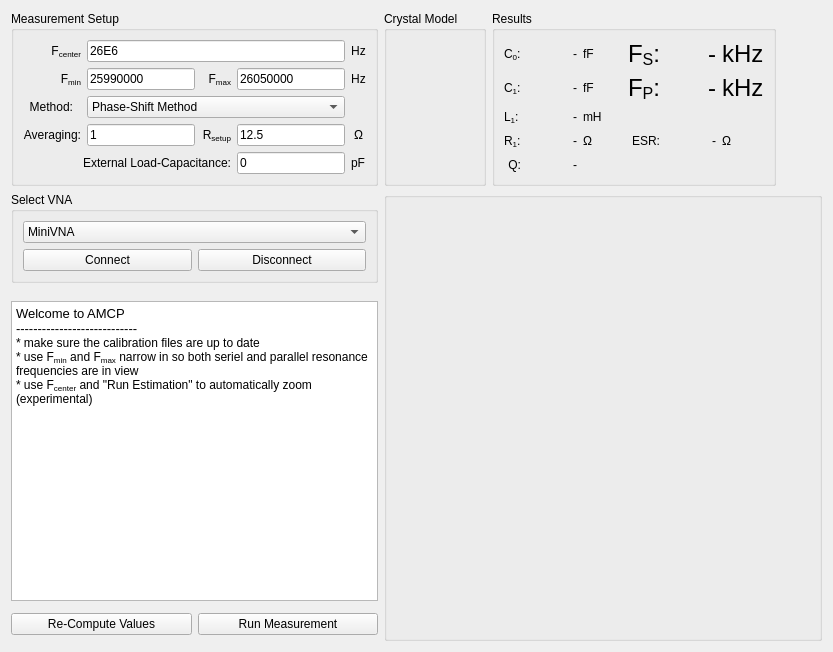
      <widget class="QWidget" name="tab">
       <attribute name="title">
        <string>Overview</string>
       </attribute>
       <layout class="QGridLayout" name="gridLayout_2">
        <item row="6" column="0">
         <widget class="QPushButton" name="btn_recompute">
          <property name="text">
           <string>Re-Compute Values</string>
          </property>
         </widget>
        </item>
        <item row="0" column="4">
         <spacer name="horizontalSpacer">
          <property name="orientation">
           <enum>Qt::Horizontal</enum>
          </property>
          <property name="sizeHint" stdset="0">
           <size>
            <width>40</width>
            <height>20</height>
           </size>
          </property>
         </spacer>
        </item>
        <item row="4" column="0" colspan="2">
         <widget class="QTextEdit" name="logfile_small">
          <property name="minimumSize">
           <size>
            <width>300</width>
            <height>300</height>
           </size>
          </property>
          <property name="sizeAdjustPolicy">
           <enum>QAbstractScrollArea::AdjustToContents</enum>
          </property>
          <property name="autoFormatting">
           <set>QTextEdit::AutoAll</set>
          </property>
          <property name="html">
           <string>&lt;!DOCTYPE HTML PUBLIC &quot;-//W3C//DTD HTML 4.0//EN&quot; &quot;http://www.w3.org/TR/REC-html40/strict.dtd&quot;&gt;
&lt;html&gt;&lt;head&gt;&lt;meta name=&quot;qrichtext&quot; content=&quot;1&quot; /&gt;&lt;meta charset=&quot;utf-8&quot; /&gt;&lt;style type=&quot;text/css&quot;&gt;
p, li { white-space: pre-wrap; }
hr { height: 1px; border-width: 0; }
li.unchecked::marker { content: &quot;\2610&quot;; }
li.checked::marker { content: &quot;\2612&quot;; }
&lt;/style&gt;&lt;/head&gt;&lt;body style=&quot; font-family:'Segoe UI'; font-size:9pt; font-weight:400; font-style:normal;&quot;&gt;
&lt;p style=&quot; margin-top:0px; margin-bottom:0px; margin-left:0px; margin-right:0px; -qt-block-indent:0; text-indent:0px;&quot;&gt;&lt;span style=&quot; font-family:'Ubuntu'; font-size:10pt;&quot;&gt;Welcome to AMCP&lt;/span&gt;&lt;/p&gt;
&lt;p style=&quot; margin-top:0px; margin-bottom:0px; margin-left:0px; margin-right:0px; -qt-block-indent:0; text-indent:0px;&quot;&gt;&lt;span style=&quot; font-family:'Ubuntu'; font-size:10pt;&quot;&gt;----------------------------&lt;/span&gt;&lt;/p&gt;
&lt;p style=&quot; margin-top:0px; margin-bottom:0px; margin-left:0px; margin-right:0px; -qt-block-indent:0; text-indent:0px;&quot;&gt;&lt;span style=&quot; font-family:'Ubuntu';&quot;&gt;* make sure the calibration files are up to date&lt;/span&gt;&lt;/p&gt;
&lt;p style=&quot; margin-top:0px; margin-bottom:0px; margin-left:0px; margin-right:0px; -qt-block-indent:0; text-indent:0px;&quot;&gt;&lt;span style=&quot; font-family:'Ubuntu';&quot;&gt;* use F&lt;/span&gt;&lt;span style=&quot; font-family:'Ubuntu'; vertical-align:sub;&quot;&gt;min&lt;/span&gt;&lt;span style=&quot; font-family:'Ubuntu';&quot;&gt; and F&lt;/span&gt;&lt;span style=&quot; font-family:'Ubuntu'; vertical-align:sub;&quot;&gt;max&lt;/span&gt;&lt;span style=&quot; font-family:'Ubuntu';&quot;&gt; narrow in so both seriel and parallel resonance frequencies are in view&lt;/span&gt;&lt;/p&gt;
&lt;p style=&quot; margin-top:0px; margin-bottom:0px; margin-left:0px; margin-right:0px; -qt-block-indent:0; text-indent:0px;&quot;&gt;&lt;span style=&quot; font-family:'Ubuntu';&quot;&gt;* use F&lt;/span&gt;&lt;span style=&quot; font-family:'Ubuntu'; vertical-align:sub;&quot;&gt;center&lt;/span&gt;&lt;span style=&quot; font-family:'Ubuntu';&quot;&gt; and &amp;quot;Run Estimation&amp;quot; to automatically zoom (experimental)&lt;/span&gt;&lt;/p&gt;
&lt;p style=&quot;-qt-paragraph-type:empty; margin-top:0px; margin-bottom:0px; margin-left:0px; margin-right:0px; -qt-block-indent:0; text-indent:0px; font-family:'Ubuntu'; font-size:10pt;&quot;&gt;&lt;br /&gt;&lt;/p&gt;
&lt;p style=&quot;-qt-paragraph-type:empty; margin-top:0px; margin-bottom:0px; margin-left:0px; margin-right:0px; -qt-block-indent:0; text-indent:0px; font-family:'Ubuntu'; font-size:11pt;&quot;&gt;&lt;br /&gt;&lt;/p&gt;&lt;/body&gt;&lt;/html&gt;</string>
          </property>
          <property name="textInteractionFlags">
           <set>Qt::NoTextInteraction</set>
          </property>
         </widget>
        </item>
        <item row="0" column="2">
         <widget class="QGroupBox" name="groupBox_3">
          <property name="minimumSize">
           <size>
            <width>0</width>
            <height>170</height>
           </size>
          </property>
          <property name="title">
           <string>Crystal Model</string>
          </property>
          <layout class="QVBoxLayout" name="verticalLayout_2">
           <item alignment="Qt::AlignHCenter|Qt::AlignTop">
            <widget class="QLabel" name="model">
             <property name="minimumSize">
              <size>
               <width>0</width>
               <height>0</height>
              </size>
             </property>
             <property name="styleSheet">
              <string notr="true"/>
             </property>
             <property name="text">
              <string>&lt;html&gt;&lt;head/&gt;&lt;body&gt;&lt;p&gt;&lt;img src=&quot;:/crystal/images/xtal_model.png&quot;/&gt;&lt;/p&gt;&lt;/body&gt;&lt;/html&gt;</string>
             </property>
             <property name="scaledContents">
              <bool>true</bool>
             </property>
             <property name="alignment">
              <set>Qt::AlignCenter</set>
             </property>
             <property name="margin">
              <number>5</number>
             </property>
            </widget>
           </item>
          </layout>
         </widget>
        </item>
        <item row="1" column="0" colspan="2">
         <widget class="QGroupBox" name="groupBox_6">
          <property name="title">
           <string>Select VNA</string>
          </property>
          <layout class="QGridLayout" name="gridLayout_8">
           <item row="1" column="1">
            <widget class="QPushButton" name="btn_disconnect">
             <property name="text">
              <string>Disconnect</string>
             </property>
            </widget>
           </item>
           <item row="1" column="0">
            <widget class="QPushButton" name="btn_connect">
             <property name="text">
              <string>Connect</string>
             </property>
            </widget>
           </item>
           <item row="0" column="0" colspan="2">
            <widget class="QComboBox" name="select_vna">
             <item>
              <property name="text">
               <string>MiniVNA</string>
              </property>
             </item>
             <item>
              <property name="text">
               <string>NanoVNA</string>
              </property>
             </item>
            </widget>
           </item>
          </layout>
         </widget>
        </item>
        <item row="0" column="0" colspan="2">
         <widget class="QGroupBox" name="groupBox">
          <property name="maximumSize">
           <size>
            <width>400</width>
            <height>16777215</height>
           </size>
          </property>
          <property name="title">
           <string>Measurement Setup</string>
          </property>
          <layout class="QGridLayout" name="gridLayout_4">
           <item row="1" column="1" colspan="4">
            <widget class="QLineEdit" name="f_center">
             <property name="maximumSize">
              <size>
               <width>16777215</width>
               <height>16777215</height>
              </size>
             </property>
             <property name="text">
              <string>26E6</string>
             </property>
            </widget>
           </item>
           <item row="7" column="3">
            <widget class="QLabel" name="label_12">
             <property name="text">
              <string>&lt;html&gt;&lt;head/&gt;&lt;body&gt;&lt;p align=&quot;right&quot;&gt;R&lt;span style=&quot; vertical-align:sub;&quot;&gt;setup&lt;/span&gt;&lt;/p&gt;&lt;/body&gt;&lt;/html&gt;</string>
             </property>
            </widget>
           </item>
           <item row="5" column="0">
            <widget class="QLabel" name="label_33">
             <property name="maximumSize">
              <size>
               <width>50</width>
               <height>16777215</height>
              </size>
             </property>
             <property name="text">
              <string>&lt;html&gt;&lt;head/&gt;&lt;body&gt;&lt;p align=&quot;right&quot;&gt;Method:&lt;/p&gt;&lt;/body&gt;&lt;/html&gt;</string>
             </property>
             <property name="alignment">
              <set>Qt::AlignRight|Qt::AlignTrailing|Qt::AlignVCenter</set>
             </property>
            </widget>
           </item>
           <item row="5" column="1" colspan="4">
            <widget class="QComboBox" name="sel_method">
             <item>
              <property name="text">
               <string>Phase-Shift Method</string>
              </property>
             </item>
             <item>
              <property name="text">
               <string>-3dB Method</string>
              </property>
             </item>
            </widget>
           </item>
           <item row="8" column="4">
            <widget class="QLineEdit" name="ext_cl">
             <property name="text">
              <string>0</string>
             </property>
            </widget>
           </item>
           <item row="7" column="4">
            <widget class="QLineEdit" name="r_setup">
             <property name="text">
              <string>12.5</string>
             </property>
            </widget>
           </item>
           <item row="8" column="5">
            <widget class="QLabel" name="label_35">
             <property name="text">
              <string>pF</string>
             </property>
            </widget>
           </item>
           <item row="4" column="4">
            <widget class="QLineEdit" name="f_max">
             <property name="maximumSize">
              <size>
               <width>16777215</width>
               <height>16777215</height>
              </size>
             </property>
             <property name="text">
              <string>26050000</string>
             </property>
            </widget>
           </item>
           <item row="4" column="3">
            <widget class="QLabel" name="label_3">
             <property name="text">
              <string>&lt;html&gt;&lt;head/&gt;&lt;body&gt;&lt;p align=&quot;right&quot;&gt;F&lt;span style=&quot; vertical-align:sub;&quot;&gt;max&lt;/span&gt;&lt;/p&gt;&lt;/body&gt;&lt;/html&gt;</string>
             </property>
            </widget>
           </item>
           <item row="8" column="0" colspan="4">
            <widget class="QLabel" name="label_34">
             <property name="text">
              <string>&lt;html&gt;&lt;head/&gt;&lt;body&gt;&lt;p align=&quot;right&quot;&gt;External Load-Capacitance:&lt;/p&gt;&lt;/body&gt;&lt;/html&gt;</string>
             </property>
            </widget>
           </item>
           <item row="4" column="5">
            <widget class="QLabel" name="label_18">
             <property name="text">
              <string>&lt;html&gt;&lt;head/&gt;&lt;body&gt;&lt;p align=&quot;center&quot;&gt;Hz&lt;/p&gt;&lt;/body&gt;&lt;/html&gt;</string>
             </property>
            </widget>
           </item>
           <item row="7" column="0">
            <widget class="QLabel" name="label_11">
             <property name="text">
              <string>&lt;html&gt;&lt;head/&gt;&lt;body&gt;&lt;p align=&quot;right&quot;&gt;Averaging:&lt;/p&gt;&lt;/body&gt;&lt;/html&gt;</string>
             </property>
            </widget>
           </item>
           <item row="1" column="5">
            <widget class="QLabel" name="label_17">
             <property name="maximumSize">
              <size>
               <width>20</width>
               <height>16777215</height>
              </size>
             </property>
             <property name="text">
              <string>&lt;html&gt;&lt;head/&gt;&lt;body&gt;&lt;p align=&quot;center&quot;&gt;Hz&lt;/p&gt;&lt;/body&gt;&lt;/html&gt;</string>
             </property>
            </widget>
           </item>
           <item row="7" column="1" colspan="2">
            <widget class="QLineEdit" name="averaging">
             <property name="maximumSize">
              <size>
               <width>16777215</width>
               <height>16777215</height>
              </size>
             </property>
             <property name="text">
              <string>1</string>
             </property>
            </widget>
           </item>
           <item row="1" column="0">
            <widget class="QLabel" name="label">
             <property name="text">
              <string>&lt;html&gt;&lt;head/&gt;&lt;body&gt;&lt;p align=&quot;right&quot;&gt;F&lt;span style=&quot; vertical-align:sub;&quot;&gt;center&lt;/span&gt;&lt;/p&gt;&lt;/body&gt;&lt;/html&gt;</string>
             </property>
            </widget>
           </item>
           <item row="7" column="5">
            <widget class="QLabel" name="label_19">
             <property name="text">
              <string>&lt;html&gt;&lt;head/&gt;&lt;body&gt;&lt;p align=&quot;center&quot;&gt;Ω&lt;/p&gt;&lt;/body&gt;&lt;/html&gt;</string>
             </property>
            </widget>
           </item>
           <item row="4" column="1" colspan="2">
            <widget class="QLineEdit" name="f_min">
             <property name="maximumSize">
              <size>
               <width>16777215</width>
               <height>16777215</height>
              </size>
             </property>
             <property name="text">
              <string>25990000</string>
             </property>
            </widget>
           </item>
           <item row="4" column="0">
            <widget class="QLabel" name="label_2">
             <property name="text">
              <string>&lt;html&gt;&lt;head/&gt;&lt;body&gt;&lt;p align=&quot;right&quot;&gt;F&lt;span style=&quot; vertical-align:sub;&quot;&gt;min&lt;/span&gt;&lt;/p&gt;&lt;/body&gt;&lt;/html&gt;</string>
             </property>
            </widget>
           </item>
          </layout>
         </widget>
        </item>
        <item row="1" column="2" rowspan="7" colspan="3">
         <widget class="QGroupBox" name="groupBox_8">
          <property name="title">
           <string/>
          </property>
          <layout class="QVBoxLayout" name="verticalLayout_4">
           <item>
            <widget class="PlotWidget" name="graphWidget" native="true"/>
           </item>
          </layout>
         </widget>
        </item>
        <item row="6" column="1">
         <widget class="QPushButton" name="btn_run_measurement">
          <property name="text">
           <string>Run Measurement</string>
          </property>
         </widget>
        </item>
        <item row="0" column="3">
         <widget class="QGroupBox" name="groupBox_2">
          <property name="title">
           <string>Results</string>
          </property>
          <layout class="QGridLayout" name="gridLayout">
           <item row="1" column="5">
            <widget class="QLabel" name="fp_res">
             <property name="font">
              <font>
               <pointsize>18</pointsize>
              </font>
             </property>
             <property name="text">
              <string>-</string>
             </property>
             <property name="alignment">
              <set>Qt::AlignRight|Qt::AlignTrailing|Qt::AlignVCenter</set>
             </property>
            </widget>
           </item>
           <item row="1" column="3">
            <spacer name="horizontalSpacer_5">
             <property name="orientation">
              <enum>Qt::Horizontal</enum>
             </property>
             <property name="sizeType">
              <enum>QSizePolicy::Fixed</enum>
             </property>
             <property name="sizeHint" stdset="0">
              <size>
               <width>20</width>
               <height>20</height>
              </size>
             </property>
            </spacer>
           </item>
           <item row="2" column="0">
            <widget class="QLabel" name="label_9">
             <property name="text">
              <string>&lt;html&gt;&lt;head/&gt;&lt;body&gt;&lt;p&gt;L&lt;span style=&quot; vertical-align:sub;&quot;&gt;1&lt;/span&gt;:&lt;/p&gt;&lt;/body&gt;&lt;/html&gt;</string>
             </property>
            </widget>
           </item>
           <item row="2" column="1" alignment="Qt::AlignLeft">
            <widget class="QLabel" name="L1_res">
             <property name="minimumSize">
              <size>
               <width>50</width>
               <height>0</height>
              </size>
             </property>
             <property name="text">
              <string>-</string>
             </property>
             <property name="alignment">
              <set>Qt::AlignRight|Qt::AlignTrailing|Qt::AlignVCenter</set>
             </property>
            </widget>
           </item>
           <item row="2" column="2" alignment="Qt::AlignLeft">
            <widget class="QLabel" name="label_15">
             <property name="text">
              <string>mH</string>
             </property>
            </widget>
           </item>
           <item row="3" column="0">
            <widget class="QLabel" name="label_10">
             <property name="text">
              <string>&lt;html&gt;&lt;head/&gt;&lt;body&gt;&lt;p&gt;R&lt;span style=&quot; vertical-align:sub;&quot;&gt;1&lt;/span&gt;:&lt;/p&gt;&lt;/body&gt;&lt;/html&gt;</string>
             </property>
            </widget>
           </item>
           <item row="3" column="2" alignment="Qt::AlignLeft">
            <widget class="QLabel" name="label_16">
             <property name="text">
              <string>Ω</string>
             </property>
            </widget>
           </item>
           <item row="0" column="0">
            <widget class="QLabel" name="label_4">
             <property name="minimumSize">
              <size>
               <width>0</width>
               <height>0</height>
              </size>
             </property>
             <property name="maximumSize">
              <size>
               <width>16777215</width>
               <height>16777215</height>
              </size>
             </property>
             <property name="font">
              <font>
               <bold>false</bold>
              </font>
             </property>
             <property name="text">
              <string>&lt;html&gt;&lt;head/&gt;&lt;body&gt;&lt;p&gt;C&lt;span style=&quot; vertical-align:sub;&quot;&gt;0&lt;/span&gt;:&lt;/p&gt;&lt;/body&gt;&lt;/html&gt;</string>
             </property>
            </widget>
           </item>
           <item row="1" column="2" alignment="Qt::AlignLeft">
            <widget class="QLabel" name="label_14">
             <property name="text">
              <string>fF</string>
             </property>
            </widget>
           </item>
           <item row="1" column="0">
            <widget class="QLabel" name="label_5">
             <property name="minimumSize">
              <size>
               <width>0</width>
               <height>0</height>
              </size>
             </property>
             <property name="text">
              <string>&lt;html&gt;&lt;head/&gt;&lt;body&gt;&lt;p&gt;C&lt;span style=&quot; vertical-align:sub;&quot;&gt;1&lt;/span&gt;:&lt;/p&gt;&lt;/body&gt;&lt;/html&gt;</string>
             </property>
            </widget>
           </item>
           <item row="0" column="1" alignment="Qt::AlignLeft">
            <widget class="QLabel" name="C0_res">
             <property name="minimumSize">
              <size>
               <width>50</width>
               <height>0</height>
              </size>
             </property>
             <property name="text">
              <string>-</string>
             </property>
             <property name="alignment">
              <set>Qt::AlignRight|Qt::AlignTrailing|Qt::AlignVCenter</set>
             </property>
            </widget>
           </item>
           <item row="0" column="2" alignment="Qt::AlignLeft">
            <widget class="QLabel" name="label_7">
             <property name="text">
              <string>fF</string>
             </property>
            </widget>
           </item>
           <item row="3" column="1" alignment="Qt::AlignLeft">
            <widget class="QLabel" name="R1_res">
             <property name="minimumSize">
              <size>
               <width>50</width>
               <height>0</height>
              </size>
             </property>
             <property name="text">
              <string>-</string>
             </property>
             <property name="alignment">
              <set>Qt::AlignRight|Qt::AlignTrailing|Qt::AlignVCenter</set>
             </property>
            </widget>
           </item>
           <item row="1" column="1">
            <widget class="QLabel" name="C1_res">
             <property name="minimumSize">
              <size>
               <width>50</width>
               <height>0</height>
              </size>
             </property>
             <property name="text">
              <string>-</string>
             </property>
             <property name="alignment">
              <set>Qt::AlignRight|Qt::AlignTrailing|Qt::AlignVCenter</set>
             </property>
            </widget>
           </item>
           <item row="0" column="6">
            <widget class="QLabel" name="label_27">
             <property name="font">
              <font>
               <pointsize>18</pointsize>
              </font>
             </property>
             <property name="text">
              <string>kHz</string>
             </property>
            </widget>
           </item>
           <item row="1" column="4">
            <widget class="QLabel" name="label_30">
             <property name="font">
              <font>
               <pointsize>18</pointsize>
              </font>
             </property>
             <property name="text">
              <string>&lt;html&gt;&lt;head/&gt;&lt;body&gt;&lt;p&gt;F&lt;span style=&quot; vertical-align:sub;&quot;&gt;P&lt;/span&gt;:&lt;/p&gt;&lt;/body&gt;&lt;/html&gt;</string>
             </property>
             <property name="alignment">
              <set>Qt::AlignRight|Qt::AlignTrailing|Qt::AlignVCenter</set>
             </property>
            </widget>
           </item>
           <item row="1" column="6">
            <widget class="QLabel" name="label_29">
             <property name="font">
              <font>
               <pointsize>18</pointsize>
              </font>
             </property>
             <property name="text">
              <string>kHz</string>
             </property>
            </widget>
           </item>
           <item row="0" column="4">
            <widget class="QLabel" name="label_28">
             <property name="font">
              <font>
               <pointsize>18</pointsize>
              </font>
             </property>
             <property name="text">
              <string>&lt;html&gt;&lt;head/&gt;&lt;body&gt;&lt;p&gt;F&lt;span style=&quot; vertical-align:sub;&quot;&gt;S&lt;/span&gt;:&lt;/p&gt;&lt;/body&gt;&lt;/html&gt;</string>
             </property>
             <property name="alignment">
              <set>Qt::AlignRight|Qt::AlignTrailing|Qt::AlignVCenter</set>
             </property>
            </widget>
           </item>
           <item row="4" column="1">
            <widget class="QLabel" name="Q_res">
             <property name="minimumSize">
              <size>
               <width>50</width>
               <height>0</height>
              </size>
             </property>
             <property name="text">
              <string>-</string>
             </property>
             <property name="alignment">
              <set>Qt::AlignRight|Qt::AlignTrailing|Qt::AlignVCenter</set>
             </property>
            </widget>
           </item>
           <item row="0" column="5">
            <widget class="QLabel" name="fs_res">
             <property name="minimumSize">
              <size>
               <width>50</width>
               <height>0</height>
              </size>
             </property>
             <property name="font">
              <font>
               <pointsize>18</pointsize>
              </font>
             </property>
             <property name="text">
              <string>-</string>
             </property>
             <property name="alignment">
              <set>Qt::AlignRight|Qt::AlignTrailing|Qt::AlignVCenter</set>
             </property>
            </widget>
           </item>
           <item row="3" column="4">
            <widget class="QLabel" name="label_26">
             <property name="text">
              <string>&lt;html&gt;&lt;head/&gt;&lt;body&gt;&lt;p align=&quot;right&quot;&gt;ESR:&lt;/p&gt;&lt;/body&gt;&lt;/html&gt;</string>
             </property>
            </widget>
           </item>
           <item row="4" column="0">
            <widget class="QLabel" name="label_8">
             <property name="text">
              <string>Q:</string>
             </property>
             <property name="alignment">
              <set>Qt::AlignRight|Qt::AlignTrailing|Qt::AlignVCenter</set>
             </property>
            </widget>
           </item>
           <item row="3" column="6">
            <widget class="QLabel" name="label_31">
             <property name="text">
              <string>Ω</string>
             </property>
            </widget>
           </item>
           <item row="3" column="5">
            <widget class="QLabel" name="esr_res">
             <property name="text">
              <string>&lt;html&gt;&lt;head/&gt;&lt;body&gt;&lt;p align=&quot;right&quot;&gt;-&lt;/p&gt;&lt;/body&gt;&lt;/html&gt;</string>
             </property>
            </widget>
           </item>
          </layout>
         </widget>
        </item>
       </layout>
      </widget>
